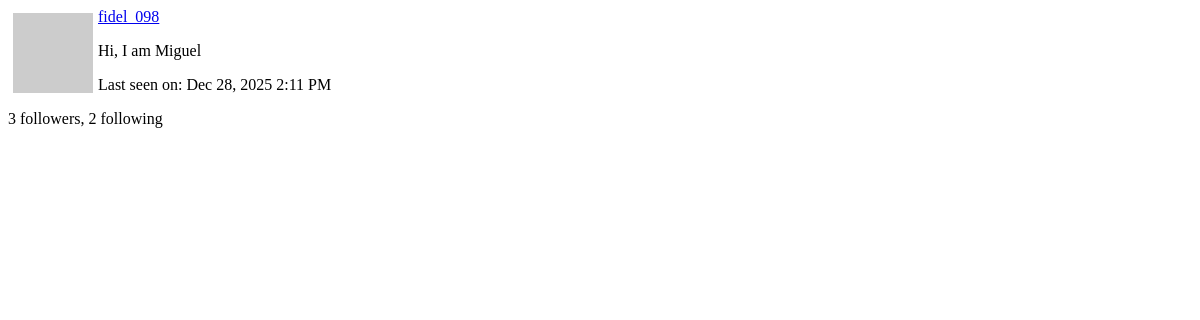
Page /user/fidel_098/popup (signed in) on the earlier database version.
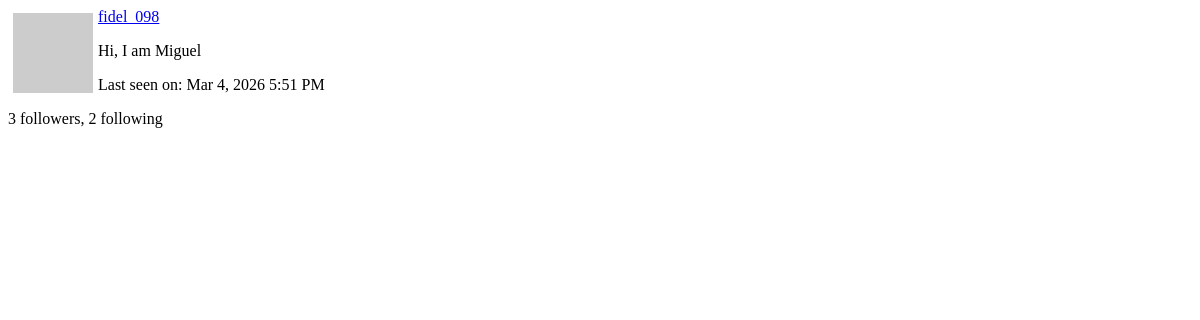
Same page on the later database version.
### app/models.py (models this page shows, shortened)
class PaginatedAPIMixin(object):
    @staticmethod
    def to_collection_dict(query, page, per_page, endpoint, **kwargs): #it takes an sql query, a page number and a page size
        resources = db.paginate(query, page=page, per_page=per_page, error_out=False)
        data = {
          'items': [item.to_dict() for item in resources.items],
            '_meta': {
                'page': page,
                'per_page': per_page,
                'total_pages': resources.pages,
                'total_items': resources.total
            },
            '_links': {
                'self': url_for(endpoint, page=page, per_page=per_page,
                                **kwargs), #takes the endpoint argument for the view function that needs to be used in the url_for calls
                'next': url_for(endpoint, page=page + 1, per_page=per_page,
                                **kwargs) if resources.has_next else None,
                'prev': url_for(endpoint, page=page - 1, per_page=per_page,
                                **kwargs) if resources.has_prev else None
            }
        }
        return data

class User(PaginatedAPIMixin, UserMixin, db.Model):
    __tablename__ = "user"
    id: so.Mapped[int] = so.mapped_column(primary_key=True)
    username: so.Mapped[str] = so.mapped_column(sa.String(64), index=True, unique=True)
    email: so.Mapped[str] = so.mapped_column(sa.String(120), index=True, unique=True)
    password_hash: so.Mapped[Optional[str]] = so.mapped_column(sa.String(256))
    posts: so.WriteOnlyMapped['Post'] = so.relationship(back_populates='author')
    about_me: so.Mapped[Optional[str]] = so.mapped_column(sa.String(140))
    last_seen: so.Mapped[Optional[datetime]] = so.mapped_column(default=lambda:
                                datetime.now(timezone.utc))
    def avatar(self, size):
        digest = md5(self.email.lower().encode('utf-8')).hexdigest()
        return f'https://www.gravatar.com/avatar/{digest}?d=identicon&s={size}'
    following: so.WriteOnlyMapped['User'] = so.relationship(
        secondary=followers,
        primaryjoin=(followers.c.follower_id == id),
        secondaryjoin=(followers.c.followed_id == id),
        back_populates='followers')
    followers: so.WriteOnlyMapped['User'] = so.relationship(
        secondary=followers, primaryjoin=(followers.c.followed_id == id),
        secondaryjoin=(followers.c.follower_id == id),
        back_populates='following')
    def followers_count(self):
        query = sa.select(sa.func.count()).select_from(
            self.followers.select().subquery())
        return db.session.scalar(query)
    def following_count(self):
        query = sa.select(sa.func.count()).select_from(
            self.following.select().subquery())
        return db.session.scalar(query)
    last_message_read_time: so.Mapped[Optional[datetime]]
    messages_sent: so.WriteOnlyMapped['Message'] = so.relationship(foreign_keys='Message.sender_id', back_populates='author')
    messages_received: so.WriteOnlyMapped['Message'] = so.relationship(foreign_keys='Message.recipient_id', back_populates='recipient')
    notifications: so.WriteOnlyMapped['Notification'] = so.relationship(back_populates='user')
    tasks: so.WriteOnlyMapped['Task'] = so.relationship(back_populates='user')
    token: so.Mapped[Optional[str]] = so.mapped_column(sa.String(32), index=True, unique=True)
    token_expiration: so.Mapped[Optional[datetime]] = so.mapped_column(sa.DateTime)

### app/main/routes.py (the view)
@bp.route('/user/<username>/popup')
@login_required
def user_popup(username):
    user = db.first_or_404(sa.select(User).where(User.username == username))
    form = EmptyForm()
    return render_template('user_popup.html', user=user, form=form)

### app/__init__.py (called while the page is built)
def get_locale():
    return request.accept_languages.best_match(current_app.config['LANGUAGES'])

### app/main/routes.py (called while the page is built)
@bp.before_request
def before_request():
    if current_user.is_authenticated:
        current_user.last_seen = datetime.now(timezone.utc)
        db.session.commit()
        g.search_form = SearchForm()
    g.locale = str(get_locale())

### app/models.py (called while the page is built)
@login.user_loader
def load_user(id):
    return db.session.get(User, int(id))

    @classmethod
    def before_commit(cls, session):
        session._changes = { #session._changes is a custom attribute added to the session object to track changes made during the session
            'add': list(session.new), #list of new objects to be added
            'update': list(session.dirty), #list of modified objects
            'delete': list(session.deleted) #list of deleted objects
        }

### app/templates/user_popup.html (shortened to what this page needs)
<div>
  <img src="{{ user.avatar(64) }}" style="margin: 5px; float: left">
  <p><a href="{{ url_for('main.user', username=user.username) }}">{{ user.username }}</a></p>
  {% if user.about_me %}<p>{{ user.about_me }}</p>{% endif %}
  {% if user.last_seen %}
  <p>{{ _('Last seen on') }}: {{ moment(user.last_seen).format('lll') }}</p>
  {% endif %}
  <p>{{ _('%(count)d followers', count=user.followers_count()) }}, {{ _('%(count)d following', count=user.following_count()) }}</p>
</div>

Differences in the rows shown:
changed User "fidel_098": last_seen "Dec 28, 2025 2:11 PM" → "Mar 4, 2026 5:51 PM"
